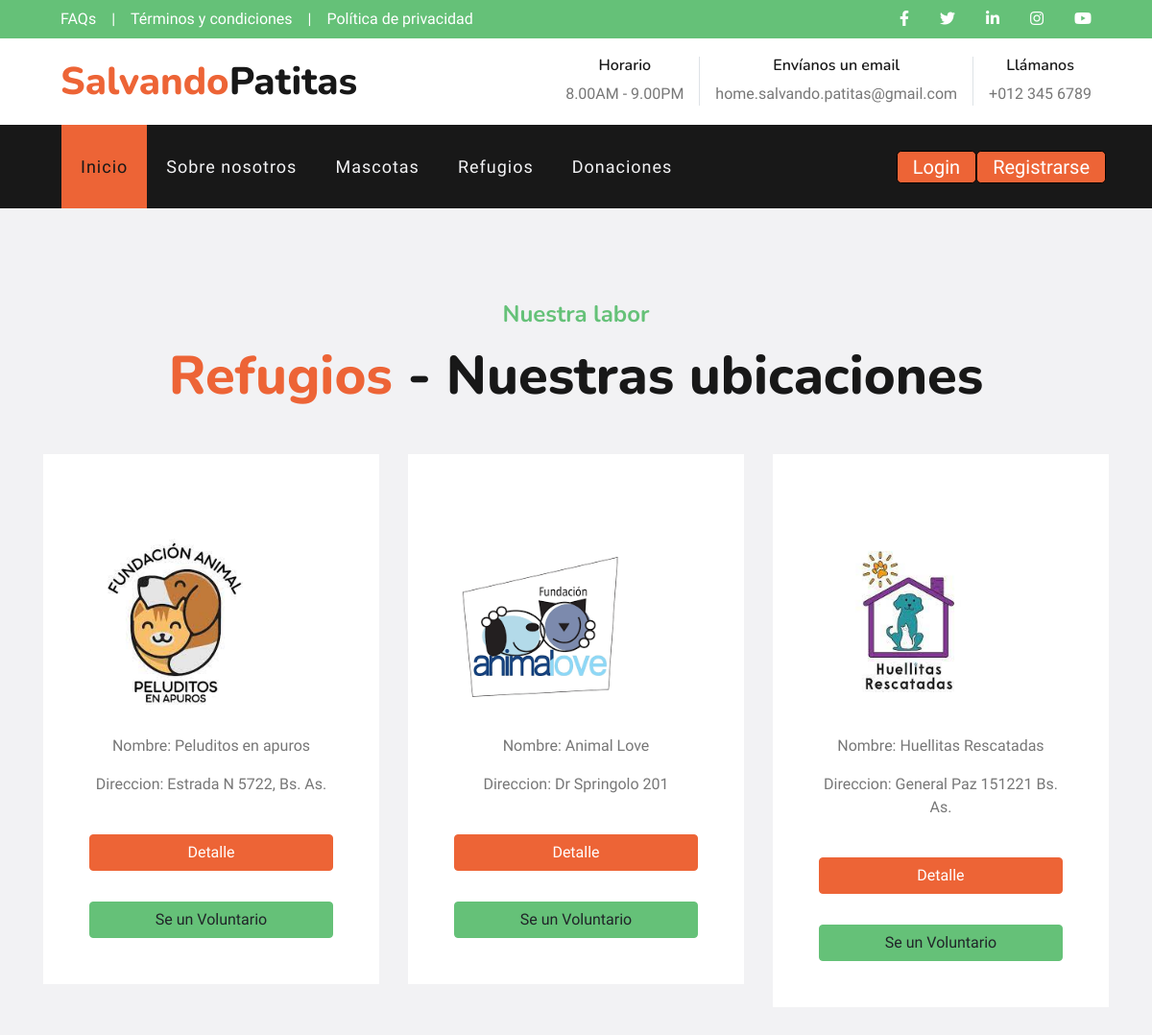
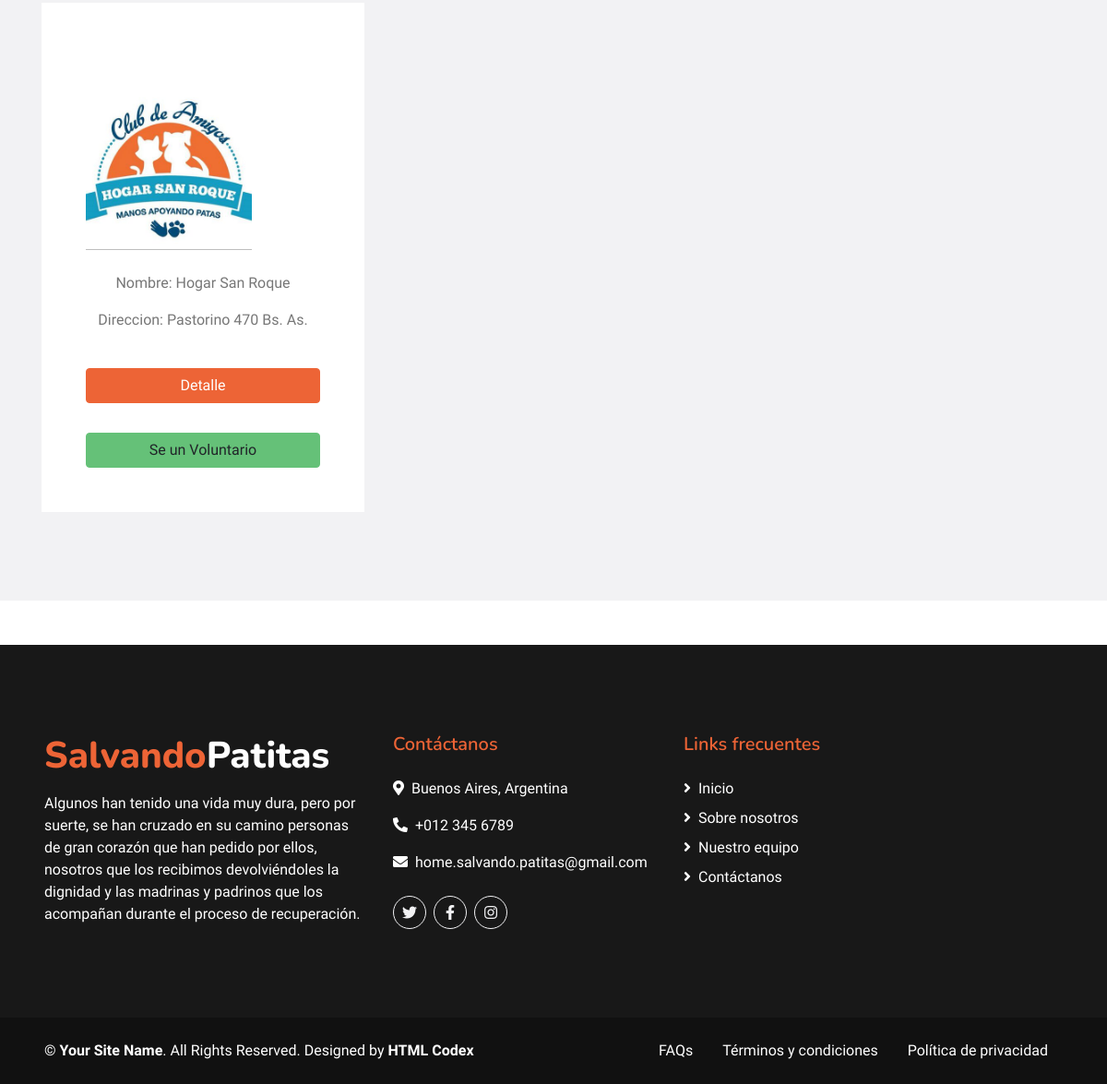
Page /Refugio/lista-refugio/ on the committed database (2 pictures, top to bottom).
### Apps/Refugio/models.py (models this page shows, shortened)
class Refugio(models.Model):
    nombre = models.CharField(max_length= 80, unique=True)
    telefono = models.IntegerField(unique=True)
    email = models.EmailField(unique=True)
    domicilio = models.TextField(max_length=200)
    logo = models.ImageField(upload_to='refugio_image/', blank=True)

### Apps/Refugio/views.py (the view)
# urls.py: path("lista-refugio/", lista_refugio , name="lista-refugio"),
def lista_refugio (request):
    refugios = Refugio.objects.all() #Trae todos
    return render(request, 'Refugio/lista_refugio.html',{'refugios':refugios})

### Templates/Refugio/lista_refugio.html (shortened to what this page needs)
{% extends "padre.html" %}
{% load static %}
{% block contenidoQueCambia%}
<div class="container-fluid bg-light pt-5">
    <div class="container py-5">
        <div class="d-flex flex-column text-center mb-5">
            <h4 class="text-secondary mb-3">Nuestra labor</h4>
            <h1 class="display-4 m-0"><span class="text-primary">Refugios</span> - Nuestras ubicaciones</h1>
        </div>
        <div class="row pb-3">
            {% for refugio in refugios %}
            <div class="col-md-6 col-lg-4 mb-4">
                <div class="d-flex flex-column text-center bg-white mb-2 p-3 p-sm-5">
                    <h3 class="mb-3"></h3><br>
                    <img src="{{refugio.logo.url}}", border-radius= 50%, width="180px" height="180px
                    "><br>
                    <p> Nombre: {{refugio.nombre}} </p>
                    <p> Direccion: {{refugio.domicilio}}</p>
                    <br>
                    <a href="{% url "detalle-refugio" refugio.id %}" class="btn btn-primary">Detalle</a>
                    <br>
                    {% if request.user.is_authenticated %}
                    <a href="{% url "voluntario" %}" class="btn  btn-secondary mt-1 mt-md-2 px-2">Se un Voluntario</a>
                    {% else %}
                    <a href="{% url "requerimiento" %}" class="btn  btn-secondary mt-1 mt-md-2 px-2">Se un Voluntario</a>
                    {% endif %}
                </div>
            </div>
            {% endfor%}
        </div>
    </div>
</div>
{% endblock contenidoQueCambia%}

### rows in the picture
Refugio: logo (picture), nombre "Peluditos en apuros", domicilio "Estrada N 5722, Bs. As."
Refugio: logo (picture), nombre "Animal Love", domicilio "Dr Springolo 201"
Refugio: logo (picture), nombre "Huellitas Rescatadas", domicilio "General Paz 151221 Bs. As."
Refugio: logo (picture), nombre "Hogar San Roque", domicilio "Pastorino 470 Bs. As."
